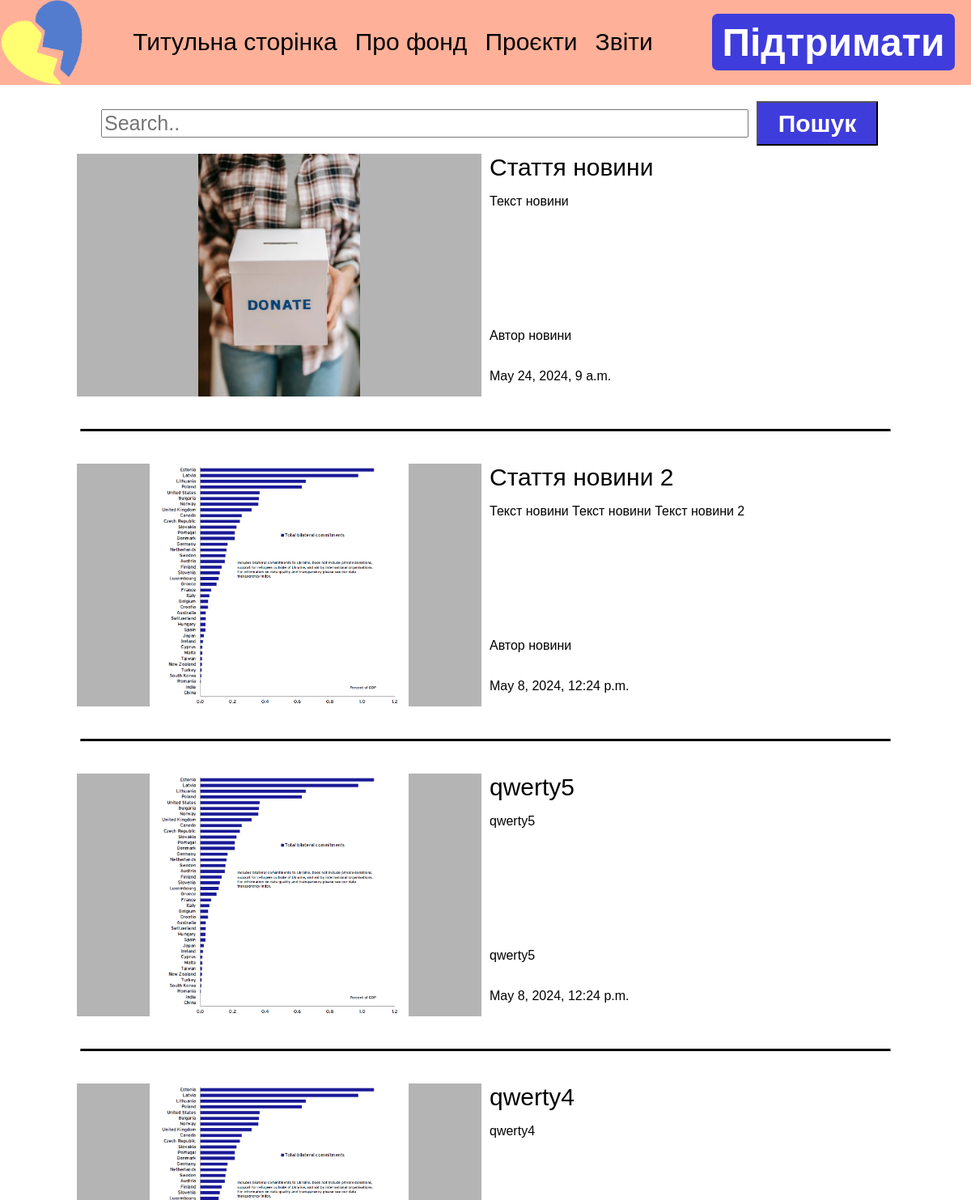
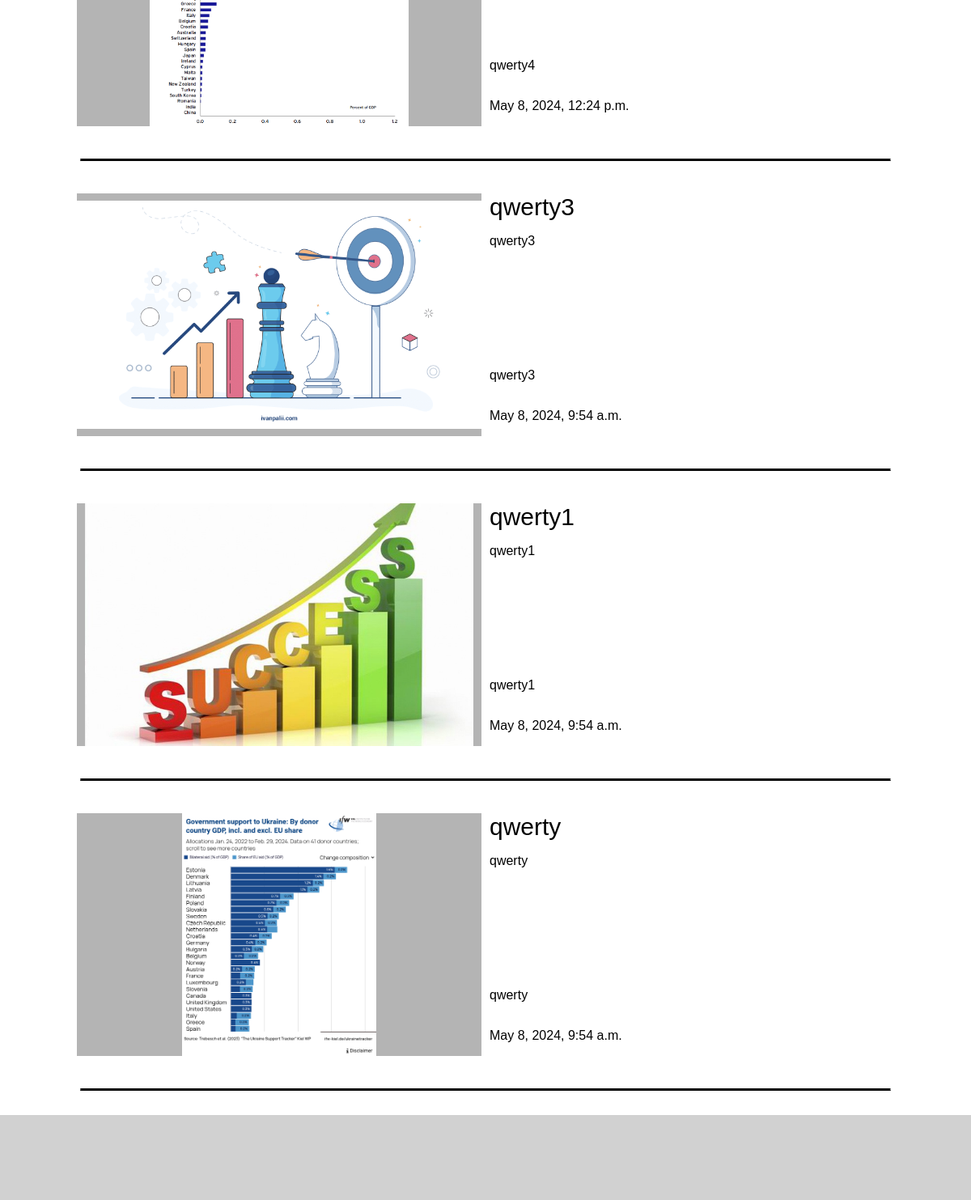
Page /news/ on the committed database (2 pictures, top to bottom).
### UAFOND/models.py (models this page shows)
class News(models.Model):
    id = models.AutoField(primary_key=True)
    title = models.CharField(max_length=100, null=False, blank=False)
    author = models.CharField(max_length=100, null=False, blank=False)
    text = models.TextField()
    img = models.ImageField(upload_to='news/')
    time = models.DateTimeField(default=timezone.now, null=False)

### UAFOND/views.py (the view)
# urls.py: path('news/', views.news, name='news'),
def news(request):
    news = News.objects.all().order_by("-id")
    return render(request, 'news.html', {'news': news})

### templates/news.html (shortened to what this page needs)
<html lang="uk-UA">
<head>
    {% load static %}
</head>
<body>
    <div id="highbar">
        <img src = "../static/label.png">
        <ul>
            <li><a href="{% url 'main' %}">Титульна сторінка</a></li>
            <li><a href="{% url 'about' %}">Про фонд</a></li>
            <li><a href="{% url 'projects' %}">Проєкти</a></li>
            <li><a href="{% url 'report' %}">Звіти</a></li>
        </ul>
        <button onclick="window.location.href='{% url 'support' %}'">Підтримати</button>
    </div>
    {%block content%}
    <div id = "searchbar_field">
        <input id="searchbar" type="text" placeholder="Search..">
        <button id="search">Пошук</button>
    </div>
    <div id="news_space">
        {% for article in news %}
            <div class="news">
                <div class="news_img">
                    <img src="{{ MEDIA_URL }}{{ article.img.url }}" alt="Image">
                </div>
                <div class = "infoblock">
                    <a class="title" href="{% url 'artcl' article.id %}">{{article.title}}</a>
                    <p class="text">{{article.text}}</p>
                    <p class="author">{{article.author}}</p>
                    <p class="time">{{article.time}}</p>
                </div>
            </div>
            <hr>
        {% endfor %}
        </div>
    {% endblock %}
    <div id="lowbar">
    </div>
    <link rel="stylesheet" type="text/css" href="../static/news.css">
</body>
</html>

### static/news.css (style rules this page uses)
html, body { margin: 0; padding: 0; min-width: 1110px; }
#highbar { background-color: #FFB098; position: relative; top: 0px; left: 0%; right: 0%; margin: 0; padding: 0; height: 105px; display: flex; justify-content: space-between; }
#highbar ul { list-style-type: none; margin-top: 35px; padding: 0; display: inline-block; }
#highbar ul li { font-family: 'MyCustomFont', sans-serif; display: inline-block; font-size: 30px; white-space: nowrap; margin-right: 50px; margin-left: 50px; }
#highbar ul li a { color: inherit; text-decoration: none; }
@media screen and (max-width: 1450px) { #highbar ul li { margin-right: 9px; margin-left: 9px; } }
#highbar button { float: right; font-family: 'MyCustomFont', sans-serif; margin: 17px; margin-right: 20px; height: 70px; width: 300px; border-radius: 7px; border-width: 0px; font-size: 48px; background-color: #3F3CDC; font-weight: bold; color: #FFFFFF; cursor: pointer; }
#searchbar_field { display: flex; justify-content: center; width: 100%; margin-top: 20px; height: auto; }
#searchbar { font-family: 'MyCustomFont', sans-serif; font-size: 25px; width: 800px; margin: 10px; }
#search { width: 150px; font-family: 'MyCustomFont', sans-serif; background-color: #3F3CDC; font-size: 30px; font-weight: bold; color: #FFFFFF; cursor: pointer; }
#news_space { display: grid; justify-content: center; width: 100%; margin-bottom: 105px; }
.news { display: flex; width: 100%; height: 300px; margin: 10px; font-family: 'MyCustomFont', sans-serif; }
.news_img { width: 500px; height: 300px; background-color: rgb(180, 180, 180); display: flex; justify-content: center; align-items: center; }
.news_img img { max-width: 100%; max-height: 100%; }
.infoblock { display: flex; flex-direction: column; position: relative; width: 500px; height: 100%; margin-left: 10px; }
.title { font-size: 30px; white-space: nowrap; overflow: hidden; text-overflow: ellipsis; width: 100%; box-sizing: border-box; color: inherit; text-decoration: none; }
.text { position: relative; flex: 1; word-wrap: break-word; overflow-wrap: break-word; overflow: hidden; }
.author { position: relative; white-space: nowrap; box-sizing: border-box; }
#news_space hr { border-top: 1px solid black; border-bottom: 2px solid black; width: 1000px; margin-top: 30px; margin-bottom: 30px; }
#lowbar { position: fixed; background-color: rgb(209, 209, 209); bottom: 0px; left: 0%; right: 0%; margin: 0; padding: 0; height: 105px; display: flex; justify-content: space-between; clear: both; }

### rows in the picture
News: img (picture), title "Стаття новини", text "Текст новини", author "Автор новини", time "May 24, 2024, 9 a.m."
News: img (picture), title "Стаття новини 2", text "Текст новини Текст новини Текст новини 2", author "Автор новини", time "May 8, 2024, 12:24 p.m."
News: img (picture), title "qwerty5", text "qwerty5", author "qwerty5", time "May 8, 2024, 12:24 p.m."
News: img (picture), title "qwerty4", text "qwerty4", author "qwerty4", time "May 8, 2024, 12:24 p.m."
News: img (picture), title "qwerty3", text "qwerty3", author "qwerty3", time "May 8, 2024, 9:54 a.m."
News: img (picture), title "qwerty1", text "qwerty1", author "qwerty1", time "May 8, 2024, 9:54 a.m."
News: img (picture), title "qwerty", text "qwerty", author "qwerty", time "May 8, 2024, 9:54 a.m."
